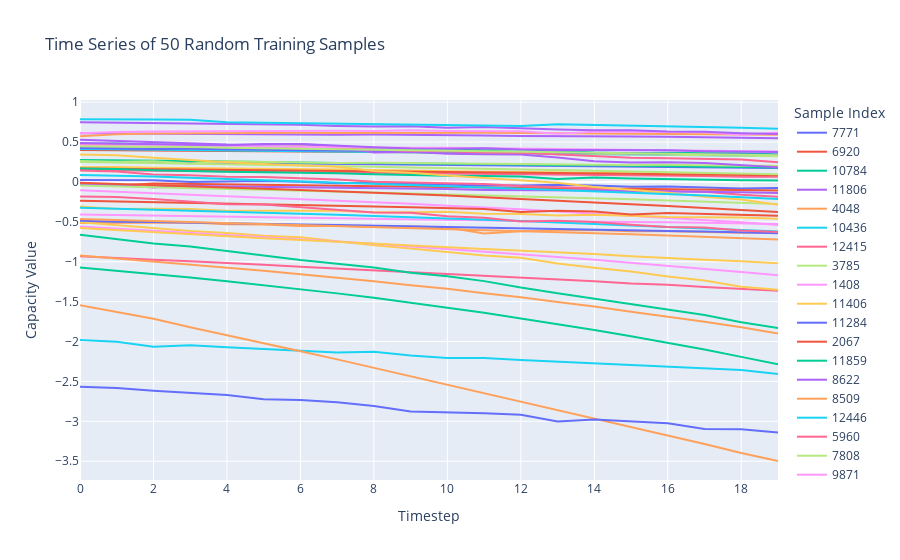

The cell this chart's notebook holds for it:
### Code cell
# Assuming X_train is your training set array.
# For instance, X_train might have shape (n_samples, n_timesteps, 1).

# Randomly select 50 samples from the training set
n_samples_total = X_train.shape[0]
selected_indices = np.random.choice(n_samples_total, size=50, replace=False)
X_random = X_train[selected_indices]

# If X_random has shape (50, n_timesteps, 1), squeeze the last dimension
if len(X_random.shape) == 3:
    n_samples, n_timesteps, n_features = X_random.shape
    if n_features == 1:
        X_random = X_random.squeeze(axis=-1)  # now shape is (n_samples, n_timesteps)
    else:
        raise ValueError("Expected feature dimension to be 1 for plotting a single time series per sample.")
else:
    n_samples, n_timesteps = X_random.shape

# Create a DataFrame where each row is a sample and each column is a timestep
df = pd.DataFrame(X_random, columns=[f"timestep_{i}" for i in range(n_timesteps)])
df["sample"] = selected_indices  # Label the samples with their original indices

# Melt the DataFrame to long format: each row becomes (sample, timestep, value)
df_long = df.melt(id_vars="sample", var_name="timestep", value_name="value")
# Convert the 'timestep' column from "timestep_0" to an integer (0)
df_long["timestep"] = df_long["timestep"].str.replace("timestep_", "").astype(int)

# Create a line plot with Plotly Express: one line per sample
fig = px.line(
    df_long,
    x="timestep",
    y="value",
    color="sample",
    title="Time Series of 50 Random Training Samples",
    labels={"timestep": "Timestep", "value": "Capacity Value", "sample": "Sample Index"}
)

fig.show()

### Figure 1 — Plotly figure (JSON) as saved in the notebook; plotly's stock layout.template omitted (floating-point values rounded to 4 significant figures)
{"data": [{"hovertemplate": "Sample Index=7771<br>Timestep=%{x}<br>Capacity Value=%{y}<extra></extra>", "legendgroup": "7771", "line": {"color": "#636efa", "dash": "solid"}, "marker": {"symbol": "circle"}, "mode": "lines", "name": "7771", "orientation": "v", "showlegend": true, "type": "scatter", "x": [0, 1, 2, 3, 4, 5, 6, 7, 8, 9, 10, 11, 12, 13, 14, 15, 16, 17, 18, 19], "xaxis": "x", "y": [0.257, 0.2527, 0.2486, 0.2445, 0.2411, 0.2361, 0.2324, 0.227, 0.2259, 0.2181, 0.2159, 0.2088, 0.2044, 0.2031, 0.1996, 0.1955, 0.1902, 0.1859, 0.1807, 0.1752], "yaxis": "y"}, {"hovertemplate": "Sample Index=6920<br>Timestep=%{x}<br>Capacity Value=%{y}<extra></extra>", "legendgroup": "6920", "line": {"color": "#EF553B", "dash": "solid"}, "marker": {"symbol": "circle"}, "mode": "lines", "name": "6920", "orientation": "v", "showlegend": true, "type": "scatter", "x": [0, 1, 2, 3, 4, 5, 6, 7, 8, 9, 10, 11, 12, 13, 14, 15, 16, 17, 18, 19], "xaxis": "x", "y": [0.399, 0.3986, 0.3951, 0.3918, 0.3863, 0.3839, 0.3815, 0.3824, 0.3762, 0.3717, 0.3669, 0.3641, 0.3661, 0.3617, 0.3573, 0.3544, 0.3475, 0.3445, 0.3421, 0.3389], "yaxis": "y"}, {"hovertemplate": "Sample Index=10784<br>Timestep=%{x}<br>Capacity Value=%{y}<extra></extra>", "legendgroup": "10784", "line": {"color": "#00cc96", "dash": "solid"}, "marker": {"symbol": "circle"}, "mode": "lines", "name": "10784", "orientation": "v", "showlegend": true, "type": "scatter", "x": [0, 1, 2, 3, 4, 5, 6, 7, 8, 9, 10, 11, 12, 13, 14, 15, 16, 17, 18, 19], "xaxis": "x", "y": [0.4741, 0.4805, 0.4677, 0.4562, 0.4493, 0.4394, 0.4405, 0.4419, 0.4174, 0.4089, 0.4179, 0.3975, 0.4106, 0.3883, 0.3679, 0.3604, 0.3664, 0.3608, 0.3596, 0.3437], "yaxis": "y"}, {"hovertemplate": "Sample Index=11806<br>Timestep=%{x}<br>Capacity Value=%{y}<extra></extra>", "legendgroup": "11806", "line": {"color": "#ab63fa", "dash": "solid"}, "marker": {"symbol": "circle"}, "mode": "lines", "name": "11806", "orientation": "v", "showlegend": true, "type": "scatter", "x": [0, 1, 2, 3, 4, 5, 6, 7, 8, 9, 10, 11, 12, 13, 14, 15, 16, 17, 18, 19], "xaxis": "x", "y": [0.6105, 0.607, 0.6061, 0.6073, 0.6006, 0.596, 0.5948, 0.5929, 0.5931, 0.5926, 0.5872, 0.5832, 0.5767, 0.5714, 0.5705, 0.569, 0.5658, 0.5625, 0.5554, 0.5489], "yaxis": "y"}, {"hovertemplate": "Sample Index=4048<br>Timestep=%{x}<br>Capacity Value=%{y}<extra></extra>", "legendgroup": "4048", "line": {"color": "#FFA15A", "dash": "solid"}, "marker": {"symbol": "circle"}, "mode": "lines", "name": "4048", "orientation": "v", "showlegend": true, "type": "scatter", "x": [0, 1, 2, 3, 4, 5, 6, 7, 8, 9, 10, 11, 12, 13, 14, 15, 16, 17, 18, 19], "xaxis": "x", "y": [0.5723, 0.5966, 0.6086, 0.6111, 0.6181, 0.6177, 0.6177, 0.6149, 0.6172, 0.6195, 0.6186, 0.6163, 0.6125, 0.6093, 0.6054, 0.6069, 0.6051, 0.5962, 0.5942, 0.5911], "yaxis": "y"}, {"hovertemplate": "Sample Index=10436<br>Timestep=%{x}<br>Capacity Value=%{y}<extra></extra>", "legendgroup": "10436", "line": {"color": "#19d3f3", "dash": "solid"}, "marker": {"symbol": "circle"}, "mode": "lines", "name": "10436", "orientation": "v", "showlegend": true, "type": "scatter", "x": [0, 1, 2, 3, 4, 5, 6, 7, 8, 9, 10, 11, 12, 13, 14, 15, 16, 17, 18, 19], "xaxis": "x", "y": [0.4114, 0.4065, 0.3991, 0.3958, 0.3906, 0.3865, 0.3807, 0.3789, 0.3709, 0.367, 0.3644, 0.3597, 0.3559, 0.3506, 0.3451, 0.3399, 0.3333, 0.3325, 0.3285, 0.3241], "yaxis": "y"}, {"hovertemplate": "Sample Index=12415<br>Timestep=%{x}<br>Capacity Value=%{y}<extra></extra>", "legendgroup": "12415", "line": {"color": "#FF6692", "dash": "solid"}, "marker": {"symbol": "circle"}, "mode": "lines", "name": "12415", "orientation": "v", "showlegend": true, "type": "scatter", "x": [0, 1, 2, 3, 4, 5, 6, 7, 8, 9, 10, 11, 12, 13, 14, 15, 16, 17, 18, 19], "xaxis": "x", "y": [0.1506, 0.1464, 0.143, 0.1382, 0.1318, 0.1297, 0.1247, 0.1185, 0.113, 0.108, 0.1071, 0.09883, 0.09504, 0.0894, 0.08853, 0.084, 0.07552, 0.07341, 0.06529, 0.06552], "yaxis": "y"}, {"hovertemplate": "Sample Index=3785<br>Timestep=%{x}<br>Capacity Value=%{y}<extra></extra>", "legendgroup": "3785", "line": {"color": "#B6E880", "dash": "solid"}, "marker": {"symbol": "circle"}, "mode": "lines", "name": "3785", "orientation": "v", "showlegend": true, "type": "scatter", "x": [0, 1, 2, 3, 4, 5, 6, 7, 8, 9, 10, 11, 12, 13, 14, 15, 16, 17, 18, 19], "xaxis": "x", "y": [0.4401, 0.4371, 0.4278, 0.4218, 0.4127, 0.4088, 0.4009, 0.3978, 0.3888, 0.3858, 0.3772, 0.3698, 0.3647, 0.3599, 0.3532, 0.3483, 0.3412, 0.3341, 0.3278, 0.3213], "yaxis": "y"}, {"hovertemplate": "Sample Index=1408<br>Timestep=%{x}<br>Capacity Value=%{y}<extra></extra>", "legendgroup": "1408", "line": {"color": "#FF97FF", "dash": "solid"}, "marker": {"symbol": "circle"}, "mode": "lines", "name": "1408", "orientation": "v", "showlegend": true, "type": "scatter", "x": [0, 1, 2, 3, 4, 5, 6, 7, 8, 9, 10, 11, 12, 13, 14, 15, 16, 17, 18, 19], "xaxis": "x", "y": [0.6102, 0.6267, 0.6322, 0.6356, 0.6332, 0.6436, 0.6437, 0.6426, 0.64, 0.6473, 0.6373, 0.638, 0.6367, 0.6044, 0.6285, 0.629, 0.6256, 0.6232, 0.5912, 0.6187], "yaxis": "y"}, {"hovertemplate": "Sample Index=11406<br>Timestep=%{x}<br>Capacity Value=%{y}<extra></extra>", "legendgroup": "11406", "line": {"color": "#FECB52", "dash": "solid"}, "marker": {"symbol": "circle"}, "mode": "lines", "name": "11406", "orientation": "v", "showlegend": true, "type": "scatter", "x": [0, 1, 2, 3, 4, 5, 6, 7, 8, 9, 10, 11, 12, 13, 14, 15, 16, 17, 18, 19], "xaxis": "x", "y": [0.1856, 0.1868, 0.178, 0.1746, 0.1739, 0.1627, 0.1592, 0.1562, 0.1482, 0.1446, 0.1337, 0.1289, 0.1235, 0.1215, 0.1139, 0.1078, 0.09922, 0.09533, 0.09467, 0.08414], "yaxis": "y"}, {"hovertemplate": "Sample Index=11284<br>Timestep=%{x}<br>Capacity Value=%{y}<extra></extra>", "legendgroup": "11284", "line": {"color": "#636efa", "dash": "solid"}, "marker": {"symbol": "circle"}, "mode": "lines", "name": "11284", "orientation": "v", "showlegend": true, "type": "scatter", "x": [0, 1, 2, 3, 4, 5, 6, 7, 8, 9, 10, 11, 12, 13, 14, 15, 16, 17, 18, 19], "xaxis": "x", "y": [0.4254, 0.4181, 0.4134, 0.4147, 0.4136, 0.4043, 0.3984, 0.3934, 0.3905, 0.3908, 0.3845, 0.3806, 0.3718, 0.3621, 0.3578, 0.3551, 0.3476, 0.351, 0.3461, 0.3394], "yaxis": "y"}, {"hovertemplate": "Sample Index=2067<br>Timestep=%{x}<br>Capacity Value=%{y}<extra></extra>", "legendgroup": "2067", "line": {"color": "#EF553B", "dash": "solid"}, "marker": {"symbol": "circle"}, "mode": "lines", "name": "2067", "orientation": "v", "showlegend": true, "type": "scatter", "x": [0, 1, 2, 3, 4, 5, 6, 7, 8, 9, 10, 11, 12, 13, 14, 15, 16, 17, 18, 19], "xaxis": "x", "y": [0.1678, 0.1639, 0.1582, 0.149, 0.1493, 0.1454, 0.1429, 0.1385, 0.1358, 0.1312, 0.1255, 0.1216, 0.1167, 0.1115, 0.1049, 0.1021, 0.09539, 0.09181, 0.08874, 0.08451], "yaxis": "y"}, {"hovertemplate": "Sample Index=11859<br>Timestep=%{x}<br>Capacity Value=%{y}<extra></extra>", "legendgroup": "11859", "line": {"color": "#00cc96", "dash": "solid"}, "marker": {"symbol": "circle"}, "mode": "lines", "name": "11859", "orientation": "v", "showlegend": true, "type": "scatter", "x": [0, 1, 2, 3, 4, 5, 6, 7, 8, 9, 10, 11, 12, 13, 14, 15, 16, 17, 18, 19], "xaxis": "x", "y": [0.2763, 0.2737, 0.2661, 0.2616, 0.2558, 0.2486, 0.237, 0.2386, 0.2389, 0.2353, 0.2309, 0.2232, 0.2186, 0.2083, 0.211, 0.202, 0.1978, 0.1937, 0.1903, 0.1821], "yaxis": "y"}, {"hovertemplate": "Sample Index=8622<br>Timestep=%{x}<br>Capacity Value=%{y}<extra></extra>", "legendgroup": "8622", "line": {"color": "#ab63fa", "dash": "solid"}, "marker": {"symbol": "circle"}, "mode": "lines", "name": "8622", "orientation": "v", "showlegend": true, "type": "scatter", "x": [0, 1, 2, 3, 4, 5, 6, 7, 8, 9, 10, 11, 12, 13, 14, 15, 16, 17, 18, 19], "xaxis": "x", "y": [0.7486, 0.7434, 0.7355, 0.7315, 0.7243, 0.7269, 0.7181, 0.7024, 0.6943, 0.6975, 0.6805, 0.6889, 0.6691, 0.6561, 0.6492, 0.6466, 0.6324, 0.6304, 0.611, 0.6009], "yaxis": "y"}, {"hovertemplate": "Sample Index=8509<br>Timestep=%{x}<br>Capacity Value=%{y}<extra></extra>", "legendgroup": "8509", "line": {"color": "#FFA15A", "dash": "solid"}, "marker": {"symbol": "circle"}, "mode": "lines", "name": "8509", "orientation": "v", "showlegend": true, "type": "scatter", "x": [0, 1, 2, 3, 4, 5, 6, 7, 8, 9, 10, 11, 12, 13, 14, 15, 16, 17, 18, 19], "xaxis": "x", "y": [-0.5136, -0.5116, -0.511, -0.5083, -0.5307, -0.5327, -0.5515, -0.5502, -0.5636, -0.5597, -0.5711, -0.6466, -0.6195, -0.6052, -0.6034, -0.6181, -0.6194, -0.6286, -0.6377, -0.6294], "yaxis": "y"}, {"hovertemplate": "Sample Index=12446<br>Timestep=%{x}<br>Capacity Value=%{y}<extra></extra>", "legendgroup": "12446", "line": {"color": "#19d3f3", "dash": "solid"}, "marker": {"symbol": "circle"}, "mode": "lines", "name": "12446", "orientation": "v", "showlegend": true, "type": "scatter", "x": [0, 1, 2, 3, 4, 5, 6, 7, 8, 9, 10, 11, 12, 13, 14, 15, 16, 17, 18, 19], "xaxis": "x", "y": [-1.98, -2.004, -2.067, -2.046, -2.071, -2.096, -2.117, -2.137, -2.129, -2.176, -2.208, -2.205, -2.233, -2.253, -2.271, -2.292, -2.319, -2.339, -2.357, -2.406], "yaxis": "y"}, {"hovertemplate": "Sample Index=5960<br>Timestep=%{x}<br>Capacity Value=%{y}<extra></extra>", "legendgroup": "5960", "line": {"color": "#FF6692", "dash": "solid"}, "marker": {"symbol": "circle"}, "mode": "lines", "name": "5960", "orientation": "v", "showlegend": true, "type": "scatter", "x": [0, 1, 2, 3, 4, 5, 6, 7, 8, 9, 10, 11, 12, 13, 14, 15, 16, 17, 18, 19], "xaxis": "x", "y": [-0.9318, -0.9562, -0.9756, -0.9942, -1.021, -1.038, -1.062, -1.085, -1.106, -1.132, -1.153, -1.174, -1.198, -1.223, -1.245, -1.273, -1.289, -1.317, -1.342, -1.364], "yaxis": "y"}, {"hovertemplate": "Sample Index=7808<br>Timestep=%{x}<br>Capacity Value=%{y}<extra></extra>", "legendgroup": "7808", "line": {"color": "#B6E880", "dash": "solid"}, "marker": {"symbol": "circle"}, "mode": "lines", "name": "7808", "orientation": "v", "showlegend": true, "type": "scatter", "x": [0, 1, 2, 3, 4, 5, 6, 7, 8, 9, 10, 11, 12, 13, 14, 15, 16, 17, 18, 19], "xaxis": "x", "y": [0.2613, 0.2524, 0.2582, 0.2307, 0.2581, 0.2487, 0.2403, 0.2367, 0.2391, 0.2359, 0.2323, 0.2265, 0.2209, 0.2143, 0.2156, 0.2133, 0.2144, 0.2057, 0.2033, 0.2027], "yaxis": "y"}, {"hovertemplate": "Sample Index=9871<br>Timestep=%{x}<br>Capacity Value=%{y}<extra></extra>", "legendgroup": "9871", "line": {"color": "#FF97FF", "dash": "solid"}, "marker": {"symbol": "circle"}, "mode": "lines", "name": "9871", "orientation": "v", "showlegend": true, "type": "scatter", "x": [0, 1, 2, 3, 4, 5, 6, 7, 8, 9, 10, 11, 12, 13, 14, 15, 16, 17, 18, 19], "xaxis": "x", "y": [-0.1039, -0.123, -0.1387, -0.1582, -0.174, -0.1904, -0.2119, -0.2343, -0.2527, -0.2745, -0.2975, -0.3186, -0.3413, -0.3716, -0.3978, -0.4253, -0.4526, -0.4752, -0.5064, -0.5401], "yaxis": "y"}, {"hovertemplate": "Sample Index=9471<br>Timestep=%{x}<br>Capacity Value=%{y}<extra></extra>", "legendgroup": "9471", "line": {"color": "#FECB52", "dash": "solid"}, "marker": {"symbol": "circle"}, "mode": "lines", "name": "9471", "orientation": "v", "showlegend": true, "type": "scatter", "x": [0, 1, 2, 3, 4, 5, 6, 7, 8, 9, 10, 11, 12, 13, 14, 15, 16, 17, 18, 19], "xaxis": "x", "y": [-0.506, -0.5419, -0.5756, -0.6155, -0.6394, -0.6739, -0.6924, -0.7451, -0.7921, -0.8349, -0.8789, -0.9226, -0.9516, -1.021, -1.075, -1.123, -1.184, -1.235, -1.313, -1.352], "yaxis": "y"}, {"hovertemplate": "Sample Index=5701<br>Timestep=%{x}<br>Capacity Value=%{y}<extra></extra>", "legendgroup": "5701", "line": {"color": "#636efa", "dash": "solid"}, "marker": {"symbol": "circle"}, "mode": "lines", "name": "5701", "orientation": "v", "showlegend": true, "type": "scatter", "x": [0, 1, 2, 3, 4, 5, 6, 7, 8, 9, 10, 11, 12, 13, 14, 15, 16, 17, 18, 19], "xaxis": "x", "y": [0.02562, 0.02527, 0.02142, 0.0005131, 0.006374, 0.01073, 0.002775, -0.01589, -0.01169, -0.02554, -0.03588, -0.04419, -0.04308, -0.03606, -0.04488, -0.05883, -0.05746, -0.07087, -0.08304, -0.07565], "yaxis": "y"}, {"hovertemplate": "Sample Index=6977<br>Timestep=%{x}<br>Capacity Value=%{y}<extra></extra>", "legendgroup": "6977", "line": {"color": "#EF553B", "dash": "solid"}, "marker": {"symbol": "circle"}, "mode": "lines", "name": "6977", "orientation": "v", "showlegend": true, "type": "scatter", "x": [0, 1, 2, 3, 4, 5, 6, 7, 8, 9, 10, 11, 12, 13, 14, 15, 16, 17, 18, 19], "xaxis": "x", "y": [-0.0185, -0.04417, -0.02098, -0.02562, -0.03099, -0.03716, -0.04378, -0.04863, -0.05294, -0.05752, -0.06378, -0.06927, -0.07733, -0.08427, -0.08688, -0.08621, -0.0909, -0.09465, -0.09982, -0.1088], "yaxis": "y"}, {"hovertemplate": "Sample Index=1326<br>Timestep=%{x}<br>Capacity Value=%{y}<extra></extra>", "legendgroup": "1326", "line": {"color": "#00cc96", "dash": "solid"}, "marker": {"symbol": "circle"}, "mode": "lines", "name": "1326", "orientation": "v", "showlegend": true, "type": "scatter", "x": [0, 1, 2, 3, 4, 5, 6, 7, 8, 9, 10, 11, 12, 13, 14, 15, 16, 17, 18, 19], "xaxis": "x", "y": [0.167, 0.1619, 0.1456, 0.141, 0.1272, 0.1206, 0.1173, 0.1085, 0.09713, 0.08446, 0.07847, 0.0757, 0.06818, 0.03709, 0.05611, 0.04365, 0.03417, 0.02573, 0.02148, 0.01678], "yaxis": "y"}, {"hovertemplate": "Sample Index=3571<br>Timestep=%{x}<br>Capacity Value=%{y}<extra></extra>", "legendgroup": "3571", "line": {"color": "#ab63fa", "dash": "solid"}, "marker": {"symbol": "circle"}, "mode": "lines", "name": "3571", "orientation": "v", "showlegend": true, "type": "scatter", "x": [0, 1, 2, 3, 4, 5, 6, 7, 8, 9, 10, 11, 12, 13, 14, 15, 16, 17, 18, 19], "xaxis": "x", "y": [0.5301, 0.5154, 0.4954, 0.4801, 0.4705, 0.4664, 0.4743, 0.4434, 0.3701, 0.3774, 0.3521, 0.3469, 0.3431, 0.3065, 0.2607, 0.2445, 0.2468, 0.2364, 0.2111, 0.1851], "yaxis": "y"}, {"hovertemplate": "Sample Index=4509<br>Timestep=%{x}<br>Capacity Value=%{y}<extra></extra>", "legendgroup": "4509", "line": {"color": "#FFA15A", "dash": "solid"}, "marker": {"symbol": "circle"}, "mode": "lines", "name": "4509", "orientation": "v", "showlegend": true, "type": "scatter", "x": [0, 1, 2, 3, 4, 5, 6, 7, 8, 9, 10, 11, 12, 13, 14, 15, 16, 17, 18, 19], "xaxis": "x", "y": [-0.9213, -0.9587, -0.9917, -1.033, -1.074, -1.112, -1.156, -1.197, -1.246, -1.295, -1.34, -1.396, -1.445, -1.505, -1.561, -1.626, -1.687, -1.752, -1.821, -1.901], "yaxis": "y"}, {"hovertemplate": "Sample Index=3694<br>Timestep=%{x}<br>Capacity Value=%{y}<extra></extra>", "legendgroup": "3694", "line": {"color": "#19d3f3", "dash": "solid"}, "marker": {"symbol": "circle"}, "mode": "lines", "name": "3694", "orientation": "v", "showlegend": true, "type": "scatter", "x": [0, 1, 2, 3, 4, 5, 6, 7, 8, 9, 10, 11, 12, 13, 14, 15, 16, 17, 18, 19], "xaxis": "x", "y": [0.7868, 0.7888, 0.782, 0.779, 0.7487, 0.7421, 0.736, 0.7305, 0.7284, 0.7214, 0.7153, 0.7045, 0.701, 0.722, 0.7149, 0.7047, 0.6938, 0.6902, 0.6787, 0.6662], "yaxis": "y"}, {"hovertemplate": "Sample Index=4822<br>Timestep=%{x}<br>Capacity Value=%{y}<extra></extra>", "legendgroup": "4822", "line": {"color": "#FF6692", "dash": "solid"}, "marker": {"symbol": "circle"}, "mode": "lines", "name": "4822", "orientation": "v", "showlegend": true, "type": "scatter", "x": [0, 1, 2, 3, 4, 5, 6, 7, 8, 9, 10, 11, 12, 13, 14, 15, 16, 17, 18, 19], "xaxis": "x", "y": [0.1429, 0.1295, 0.09231, 0.08308, 0.0636, 0.06258, 0.04639, 0.03038, 0.0009475, -0.005428, -0.01271, -0.02513, -0.05105, -0.06684, -0.08045, -0.1214, -0.1125, -0.1235, -0.1615, -0.1841], "yaxis": "y"}, {"hovertemplate": "Sample Index=5130<br>Timestep=%{x}<br>Capacity Value=%{y}<extra></extra>", "legendgroup": "5130", "line": {"color": "#B6E880", "dash": "solid"}, "marker": {"symbol": "circle"}, "mode": "lines", "name": "5130", "orientation": "v", "showlegend": true, "type": "scatter", "x": [0, 1, 2, 3, 4, 5, 6, 7, 8, 9, 10, 11, 12, 13, 14, 15, 16, 17, 18, 19], "xaxis": "x", "y": [0.2494, 0.2426, 0.2369, 0.2304, 0.2221, 0.2084, 0.2019, 0.1958, 0.19, 0.1795, 0.1727, 0.1629, 0.1555, 0.149, 0.1395, 0.1294, 0.1198, 0.112, 0.1017, 0.09487], "yaxis": "y"}, {"hovertemplate": "Sample Index=6148<br>Timestep=%{x}<br>Capacity Value=%{y}<extra></extra>", "legendgroup": "6148", "line": {"color": "#FF97FF", "dash": "solid"}, "marker": {"symbol": "circle"}, "mode": "lines", "name": "6148", "orientation": "v", "showlegend": true, "type": "scatter", "x": [0, 1, 2, 3, 4, 5, 6, 7, 8, 9, 10, 11, 12, 13, 14, 15, 16, 17, 18, 19], "xaxis": "x", "y": [-0.4084, -0.4158, -0.422, -0.4296, -0.4357, -0.4418, -0.4491, -0.4556, -0.4623, -0.4682, -0.4754, -0.4814, -0.4898, -0.4965, -0.4994, -0.4994, -0.505, -0.5113, -0.518, -0.5269], "yaxis": "y"}, {"hovertemplate": "Sample Index=4905<br>Timestep=%{x}<br>Capacity Value=%{y}<extra></extra>", "legendgroup": "4905", "line": {"color": "#FECB52", "dash": "solid"}, "marker": {"symbol": "circle"}, "mode": "lines", "name": "4905", "orientation": "v", "showlegend": true, "type": "scatter", "x": [0, 1, 2, 3, 4, 5, 6, 7, 8, 9, 10, 11, 12, 13, 14, 15, 16, 17, 18, 19], "xaxis": "x", "y": [-0.3092, -0.339, -0.3353, -0.3393, -0.3626, -0.3581, -0.3596, -0.3607, -0.3794, -0.3812, -0.374, -0.3997, -0.4021, -0.4193, -0.4124, -0.4251, -0.4394, -0.442, -0.4456, -0.4616], "yaxis": "y"}, {"hovertemplate": "Sample Index=6929<br>Timestep=%{x}<br>Capacity Value=%{y}<extra></extra>", "legendgroup": "6929", "line": {"color": "#636efa", "dash": "solid"}, "marker": {"symbol": "circle"}, "mode": "lines", "name": "6929", "orientation": "v", "showlegend": true, "type": "scatter", "x": [0, 1, 2, 3, 4, 5, 6, 7, 8, 9, 10, 11, 12, 13, 14, 15, 16, 17, 18, 19], "xaxis": "x", "y": [-0.4854, -0.4997, -0.503, -0.5126, -0.52, -0.524, -0.5331, -0.5386, -0.5479, -0.5572, -0.5641, -0.5725, -0.5817, -0.5883, -0.5974, -0.6078, -0.6159, -0.622, -0.6329, -0.6427], "yaxis": "y"}, {"hovertemplate": "Sample Index=9953<br>Timestep=%{x}<br>Capacity Value=%{y}<extra></extra>", "legendgroup": "9953", "line": {"color": "#EF553B", "dash": "solid"}, "marker": {"symbol": "circle"}, "mode": "lines", "name": "9953", "orientation": "v", "showlegend": true, "type": "scatter", "x": [0, 1, 2, 3, 4, 5, 6, 7, 8, 9, 10, 11, 12, 13, 14, 15, 16, 17, 18, 19], "xaxis": "x", "y": [-0.235, -0.2452, -0.2545, -0.2599, -0.2735, -0.2802, -0.2915, -0.303, -0.3086, -0.3172, -0.3268, -0.3397, -0.376, -0.3599, -0.3707, -0.4075, -0.39, -0.3992, -0.4099, -0.4238], "yaxis": "y"}, {"hovertemplate": "Sample Index=13574<br>Timestep=%{x}<br>Capacity Value=%{y}<extra></extra>", "legendgroup": "13574", "line": {"color": "#00cc96", "dash": "solid"}, "marker": {"symbol": "circle"}, "mode": "lines", "name": "13574", "orientation": "v", "showlegend": true, "type": "scatter", "x": [0, 1, 2, 3, 4, 5, 6, 7, 8, 9, 10, 11, 12, 13, 14, 15, 16, 17, 18, 19], "xaxis": "x", "y": [-0.662, -0.7143, -0.7721, -0.8105, -0.8669, -0.9246, -0.9793, -1.024, -1.073, -1.138, -1.183, -1.243, -1.324, -1.394, -1.463, -1.531, -1.593, -1.667, -1.758, -1.83], "yaxis": "y"}, {"hovertemplate": "Sample Index=2456<br>Timestep=%{x}<br>Capacity Value=%{y}<extra></extra>", "legendgroup": "2456", "line": {"color": "#ab63fa", "dash": "solid"}, "marker": {"symbol": "circle"}, "mode": "lines", "name": "2456", "orientation": "v", "showlegend": true, "type": "scatter", "x": [0, 1, 2, 3, 4, 5, 6, 7, 8, 9, 10, 11, 12, 13, 14, 15, 16, 17, 18, 19], "xaxis": "x", "y": [-0.03118, -0.0377, -0.06971, -0.04758, -0.05809, -0.06323, -0.06801, -0.06805, -0.07487, -0.08079, -0.09003, -0.0996, -0.09992, -0.1032, -0.1075, -0.1141, -0.1166, -0.1214, -0.1292, -0.1387], "yaxis": "y"}, {"hovertemplate": "Sample Index=2337<br>Timestep=%{x}<br>Capacity Value=%{y}<extra></extra>", "legendgroup": "2337", "line": {"color": "#FFA15A", "dash": "solid"}, "marker": {"symbol": "circle"}, "mode": "lines", "name": "2337", "orientation": "v", "showlegend": true, "type": "scatter", "x": [0, 1, 2, 3, 4, 5, 6, 7, 8, 9, 10, 11, 12, 13, 14, 15, 16, 17, 18, 19], "xaxis": "x", "y": [-1.545, -1.631, -1.716, -1.822, -1.92, -2.021, -2.123, -2.224, -2.33, -2.43, -2.535, -2.642, -2.755, -2.855, -2.964, -3.067, -3.175, -3.284, -3.397, -3.498], "yaxis": "y"}, {"hovertemplate": "Sample Index=6245<br>Timestep=%{x}<br>Capacity Value=%{y}<extra></extra>", "legendgroup": "6245", "line": {"color": "#19d3f3", "dash": "solid"}, "marker": {"symbol": "circle"}, "mode": "lines", "name": "6245", "orientation": "v", "showlegend": true, "type": "scatter", "x": [0, 1, 2, 3, 4, 5, 6, 7, 8, 9, 10, 11, 12, 13, 14, 15, 16, 17, 18, 19], "xaxis": "x", "y": [-0.3221, -0.3338, -0.3448, -0.3579, -0.3686, -0.3823, -0.4004, -0.4124, -0.428, -0.4404, -0.4589, -0.4736, -0.4908, -0.5082, -0.5264, -0.5478, -0.5645, -0.5817, -0.6027, -0.6197], "yaxis": "y"}, {"hovertemplate": "Sample Index=7729<br>Timestep=%{x}<br>Capacity Value=%{y}<extra></extra>", "legendgroup": "7729", "line": {"color": "#FF6692", "dash": "solid"}, "marker": {"symbol": "circle"}, "mode": "lines", "name": "7729", "orientation": "v", "showlegend": true, "type": "scatter", "x": [0, 1, 2, 3, 4, 5, 6, 7, 8, 9, 10, 11, 12, 13, 14, 15, 16, 17, 18, 19], "xaxis": "x", "y": [0.4719, 0.4636, 0.4482, 0.4362, 0.4497, 0.4375, 0.4433, 0.4251, 0.4058, 0.3894, 0.3835, 0.3694, 0.365, 0.3445, 0.3246, 0.3039, 0.2961, 0.2853, 0.2813, 0.2482], "yaxis": "y"}, {"hovertemplate": "Sample Index=8116<br>Timestep=%{x}<br>Capacity Value=%{y}<extra></extra>", "legendgroup": "8116", "line": {"color": "#B6E880", "dash": "solid"}, "marker": {"symbol": "circle"}, "mode": "lines", "name": "8116", "orientation": "v", "showlegend": true, "type": "scatter", "x": [0, 1, 2, 3, 4, 5, 6, 7, 8, 9, 10, 11, 12, 13, 14, 15, 16, 17, 18, 19], "xaxis": "x", "y": [-0.04585, -0.05408, -0.0647, -0.07488, -0.08771, -0.09715, -0.1086, -0.1184, -0.1319, -0.1422, -0.1569, -0.1718, -0.1823, -0.1925, -0.2042, -0.2168, -0.2337, -0.2479, -0.2632, -0.2755], "yaxis": "y"}, {"hovertemplate": "Sample Index=11408<br>Timestep=%{x}<br>Capacity Value=%{y}<extra></extra>", "legendgroup": "11408", "line": {"color": "#FF97FF", "dash": "solid"}, "marker": {"symbol": "circle"}, "mode": "lines", "name": "11408", "orientation": "v", "showlegend": true, "type": "scatter", "x": [0, 1, 2, 3, 4, 5, 6, 7, 8, 9, 10, 11, 12, 13, 14, 15, 16, 17, 18, 19], "xaxis": "x", "y": [0.4594, 0.4553, 0.4512, 0.4482, 0.4489, 0.4417, 0.4368, 0.4302, 0.4296, 0.4289, 0.4284, 0.4229, 0.4137, 0.4069, 0.4023, 0.4037, 0.3983, 0.3929, 0.3872, 0.3801], "yaxis": "y"}, {"hovertemplate": "Sample Index=8613<br>Timestep=%{x}<br>Capacity Value=%{y}<extra></extra>", "legendgroup": "8613", "line": {"color": "#FECB52", "dash": "solid"}, "marker": {"symbol": "circle"}, "mode": "lines", "name": "8613", "orientation": "v", "showlegend": true, "type": "scatter", "x": [0, 1, 2, 3, 4, 5, 6, 7, 8, 9, 10, 11, 12, 13, 14, 15, 16, 17, 18, 19], "xaxis": "x", "y": [0.3431, 0.3338, 0.3019, 0.2705, 0.2476, 0.2241, 0.2046, 0.1915, 0.1376, 0.1145, 0.08169, 0.05083, 0.02578, -0.008793, -0.06371, -0.1006, -0.1348, -0.1853, -0.2203, -0.2851], "yaxis": "y"}, {"hovertemplate": "Sample Index=1965<br>Timestep=%{x}<br>Capacity Value=%{y}<extra></extra>", "legendgroup": "1965", "line": {"color": "#636efa", "dash": "solid"}, "marker": {"symbol": "circle"}, "mode": "lines", "name": "1965", "orientation": "v", "showlegend": true, "type": "scatter", "x": [0, 1, 2, 3, 4, 5, 6, 7, 8, 9, 10, 11, 12, 13, 14, 15, 16, 17, 18, 19], "xaxis": "x", "y": [-2.567, -2.582, -2.617, -2.649, -2.672, -2.722, -2.734, -2.76, -2.809, -2.876, -2.884, -2.899, -2.918, -3.001, -2.978, -3.004, -3.025, -3.097, -3.1, -3.141], "yaxis": "y"}, {"hovertemplate": "Sample Index=290<br>Timestep=%{x}<br>Capacity Value=%{y}<extra></extra>", "legendgroup": "290", "line": {"color": "#EF553B", "dash": "solid"}, "marker": {"symbol": "circle"}, "mode": "lines", "name": "290", "orientation": "v", "showlegend": true, "type": "scatter", "x": [0, 1, 2, 3, 4, 5, 6, 7, 8, 9, 10, 11, 12, 13, 14, 15, 16, 17, 18, 19], "xaxis": "x", "y": [-0.009889, -0.02362, -0.03534, -0.04956, -0.06516, -0.0844, -0.09953, -0.1158, -0.1325, -0.151, -0.1709, -0.1914, -0.2124, -0.2336, -0.2548, -0.2779, -0.3016, -0.3281, -0.3539, -0.3776], "yaxis": "y"}, {"hovertemplate": "Sample Index=2439<br>Timestep=%{x}<br>Capacity Value=%{y}<extra></extra>", "legendgroup": "2439", "line": {"color": "#00cc96", "dash": "solid"}, "marker": {"symbol": "circle"}, "mode": "lines", "name": "2439", "orientation": "v", "showlegend": true, "type": "scatter", "x": [0, 1, 2, 3, 4, 5, 6, 7, 8, 9, 10, 11, 12, 13, 14, 15, 16, 17, 18, 19], "xaxis": "x", "y": [-1.073, -1.112, -1.154, -1.198, -1.243, -1.291, -1.341, -1.397, -1.452, -1.512, -1.576, -1.64, -1.711, -1.781, -1.855, -1.933, -2.016, -2.101, -2.193, -2.285], "yaxis": "y"}, {"hovertemplate": "Sample Index=410<br>Timestep=%{x}<br>Capacity Value=%{y}<extra></extra>", "legendgroup": "410", "line": {"color": "#ab63fa", "dash": "solid"}, "marker": {"symbol": "circle"}, "mode": "lines", "name": "410", "orientation": "v", "showlegend": true, "type": "scatter", "x": [0, 1, 2, 3, 4, 5, 6, 7, 8, 9, 10, 11, 12, 13, 14, 15, 16, 17, 18, 19], "xaxis": "x", "y": [0.4896, 0.4798, 0.4696, 0.4647, 0.4596, 0.4747, 0.4756, 0.451, 0.4337, 0.4194, 0.4164, 0.4227, 0.4051, 0.4004, 0.3996, 0.3929, 0.3962, 0.3845, 0.381, 0.3742], "yaxis": "y"}, {"hovertemplate": "Sample Index=4861<br>Timestep=%{x}<br>Capacity Value=%{y}<extra></extra>", "legendgroup": "4861", "line": {"color": "#FFA15A", "dash": "solid"}, "marker": {"symbol": "circle"}, "mode": "lines", "name": "4861", "orientation": "v", "showlegend": true, "type": "scatter", "x": [0, 1, 2, 3, 4, 5, 6, 7, 8, 9, 10, 11, 12, 13, 14, 15, 16, 17, 18, 19], "xaxis": "x", "y": [-0.4654, -0.4779, -0.4877, -0.4999, -0.5121, -0.5231, -0.5345, -0.5482, -0.5618, -0.5759, -0.589, -0.6011, -0.6119, -0.6261, -0.6408, -0.6553, -0.6706, -0.6856, -0.7013, -0.7204], "yaxis": "y"}, {"hovertemplate": "Sample Index=2310<br>Timestep=%{x}<br>Capacity Value=%{y}<extra></extra>", "legendgroup": "2310", "line": {"color": "#19d3f3", "dash": "solid"}, "marker": {"symbol": "circle"}, "mode": "lines", "name": "2310", "orientation": "v", "showlegend": true, "type": "scatter", "x": [0, 1, 2, 3, 4, 5, 6, 7, 8, 9, 10, 11, 12, 13, 14, 15, 16, 17, 18, 19], "xaxis": "x", "y": [0.08642, 0.07932, 0.06748, 0.0519, 0.03766, 0.01805, 0.003621, -0.009889, -0.02362, -0.03534, -0.04956, -0.06516, -0.0844, -0.09953, -0.1158, -0.1325, -0.151, -0.1709, -0.1914, -0.2124], "yaxis": "y"}, {"hovertemplate": "Sample Index=13150<br>Timestep=%{x}<br>Capacity Value=%{y}<extra></extra>", "legendgroup": "13150", "line": {"color": "#FF6692", "dash": "solid"}, "marker": {"symbol": "circle"}, "mode": "lines", "name": "13150", "orientation": "v", "showlegend": true, "type": "scatter", "x": [0, 1, 2, 3, 4, 5, 6, 7, 8, 9, 10, 11, 12, 13, 14, 15, 16, 17, 18, 19], "xaxis": "x", "y": [-0.183, -0.19, -0.213, -0.2474, -0.2793, -0.284, -0.3172, -0.3452, -0.3835, -0.3876, -0.4312, -0.4494, -0.4951, -0.4858, -0.5028, -0.5353, -0.5642, -0.5717, -0.6088, -0.6273], "yaxis": "y"}, {"hovertemplate": "Sample Index=13410<br>Timestep=%{x}<br>Capacity Value=%{y}<extra></extra>", "legendgroup": "13410", "line": {"color": "#B6E880", "dash": "solid"}, "marker": {"symbol": "circle"}, "mode": "lines", "name": "13410", "orientation": "v", "showlegend": true, "type": "scatter", "x": [0, 1, 2, 3, 4, 5, 6, 7, 8, 9, 10, 11, 12, 13, 14, 15, 16, 17, 18, 19], "xaxis": "x", "y": [0.4476, 0.4452, 0.4401, 0.4371, 0.4278, 0.4218, 0.4127, 0.4088, 0.4009, 0.3978, 0.3888, 0.3858, 0.3772, 0.3698, 0.3647, 0.3599, 0.3532, 0.3483, 0.3412, 0.3341], "yaxis": "y"}, {"hovertemplate": "Sample Index=12265<br>Timestep=%{x}<br>Capacity Value=%{y}<extra></extra>", "legendgroup": "12265", "line": {"color": "#FF97FF", "dash": "solid"}, "marker": {"symbol": "circle"}, "mode": "lines", "name": "12265", "orientation": "v", "showlegend": true, "type": "scatter", "x": [0, 1, 2, 3, 4, 5, 6, 7, 8, 9, 10, 11, 12, 13, 14, 15, 16, 17, 18, 19], "xaxis": "x", "y": [-0.5596, -0.5859, -0.6101, -0.6357, -0.6607, -0.6861, -0.7166, -0.7455, -0.7759, -0.8073, -0.8399, -0.8721, -0.9066, -0.9411, -0.9747, -1.011, -1.05, -1.088, -1.129, -1.17], "yaxis": "y"}, {"hovertemplate": "Sample Index=12979<br>Timestep=%{x}<br>Capacity Value=%{y}<extra></extra>", "legendgroup": "12979", "line": {"color": "#FECB52", "dash": "solid"}, "marker": {"symbol": "circle"}, "mode": "lines", "name": "12979", "orientation": "v", "showlegend": true, "type": "scatter", "x": [0, 1, 2, 3, 4, 5, 6, 7, 8, 9, 10, 11, 12, 13, 14, 15, 16, 17, 18, 19], "xaxis": "x", "y": [-0.5781, -0.6049, -0.6294, -0.6527, -0.6868, -0.7064, -0.7264, -0.7512, -0.7748, -0.7973, -0.8171, -0.8407, -0.8609, -0.8846, -0.9046, -0.9318, -0.9562, -0.9756, -0.9942, -1.021], "yaxis": "y"}], "layout": {"legend": {"title": {"text": "Sample Index"}, "tracegroupgap": 0}, "title": {"text": "Time Series of 50 Random Training Samples"}, "xaxis": {"anchor": "y", "domain": [0, 1], "title": {"text": "Timestep"}}, "yaxis": {"anchor": "x", "domain": [0, 1], "title": {"text": "Capacity Value"}}}}
